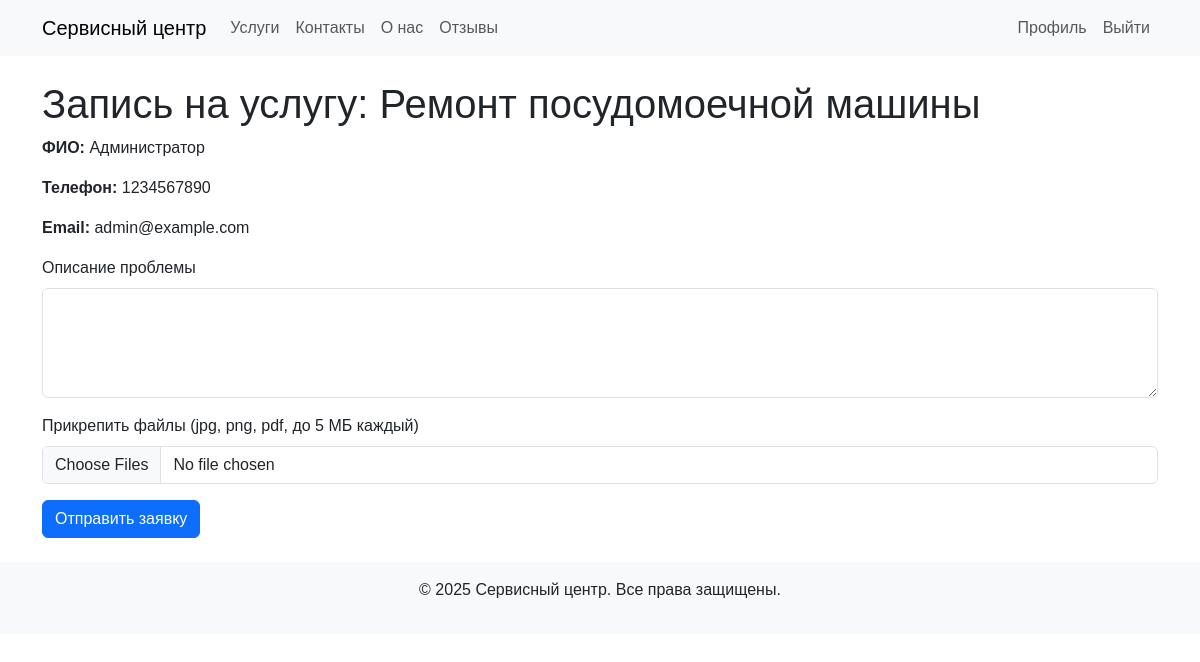
The app's page /form.php?service_id=3 (signed in) with its own data.
### tables this page shows
CREATE TABLE services (
    id INT AUTO_INCREMENT PRIMARY KEY,
    category_id INT NOT NULL,
    name VARCHAR(255) NOT NULL,
    description TEXT NOT NULL,
    price DECIMAL(10, 2) NOT NULL,
    image_path VARCHAR(255) DEFAULT NULL,
    FOREIGN KEY (category_id) REFERENCES categories(id) ON DELETE CASCADE
);

CREATE TABLE users (
    id INT AUTO_INCREMENT PRIMARY KEY,
    name VARCHAR(255) NOT NULL,
    phone VARCHAR(20) NOT NULL,
    email VARCHAR(255) UNIQUE NOT NULL,
    password VARCHAR(255) NOT NULL,
    role ENUM('admin', 'worker', 'editor', 'client') NOT NULL DEFAULT 'client'
);

### public/form.php (the view, shortened to what this page needs)
<?php
require_once 'includes/handlers/form_handler.php';
$service_id = (int)$_GET['service_id'];
$stmt = $pdo->prepare('SELECT * FROM services WHERE id = ?');
$stmt->execute([$service_id]);
$service = $stmt->fetch();
$user = null;
if (isset($_SESSION['user_id'])) {
    $stmt = $pdo->prepare('SELECT * FROM users WHERE id = ?');
    $stmt->execute([$_SESSION['user_id']]);
    $user = $stmt->fetch();
}
require_once 'includes/header.php';
?>
<h1>Запись на услугу: <?php echo htmlspecialchars($service['name']); ?></h1>
<form id="request-form" method="post" enctype="multipart/form-data">
    <?php if ($user): ?>
        <p><strong>ФИО:</strong> <?php echo htmlspecialchars($user['name']); ?></p>
        <p><strong>Телефон:</strong> <?php echo htmlspecialchars($user['phone']); ?></p>
        <p><strong>Email:</strong> <?php echo htmlspecialchars($user['email']); ?></p>
    <?php endif; ?>
    <div class="mb-3">
        <label for="description" class="form-label">Описание проблемы</label>
        <textarea class="form-control" id="description" name="description" rows="4" required></textarea>
    </div>
    <div class="mb-3">
        <label for="file" class="form-label">Прикрепить файлы (jpg, png, pdf, до 5 МБ каждый)</label>
        <input type="file" class="form-control" id="file" name="files[]" multiple accept=".jpg,.png,.pdf">
    </div>
    <button type="submit" class="btn btn-primary">Отправить заявку</button>
</form>
<?php
require_once 'includes/footer.php';
?>

### public/assets/css/style.css (style rules this page uses)
body { font-family: Arial, sans-serif; }

### records on screen
services: name "Ремонт посудомоечной машины"
users: name "Администратор", phone "1234567890", email "admin@example.com"
